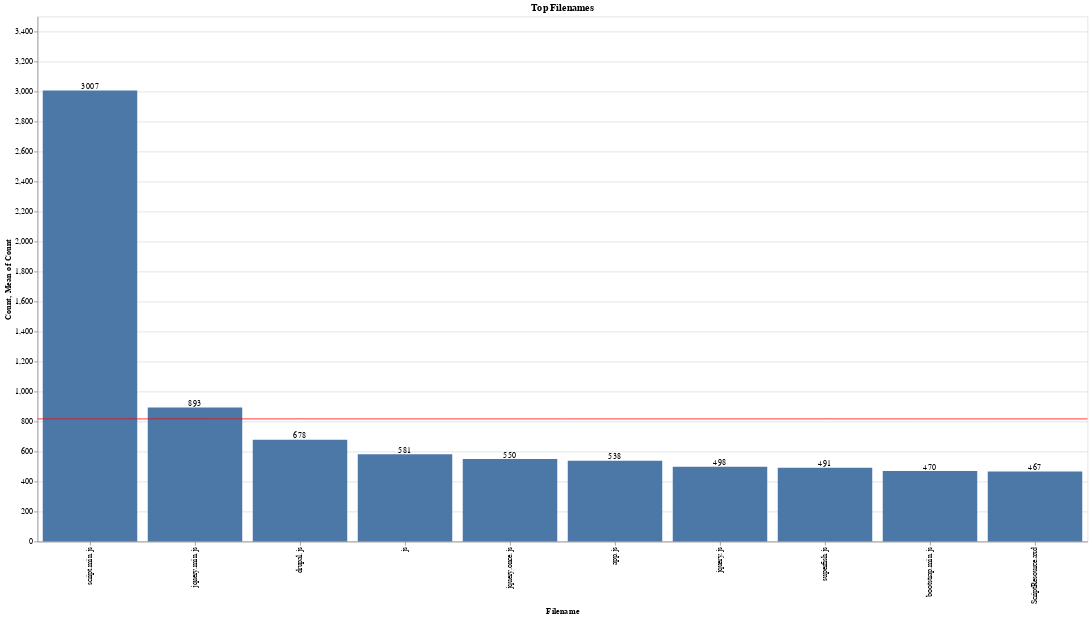

Notebook code for this chart:
### Code cell
top_filenames_altair = (
    js["filename"]
    .value_counts()
    .head(10)
    .rename_axis("Filename")
    .reset_index(name="Count")
)

filenames_bar = (
    alt.Chart(top_filenames_altair)
    .mark_bar()
    .encode(x=alt.X("Filename:O", sort="-y"), y=alt.Y("Count:Q"))
)

filenames_rule = (
    alt.Chart(top_filenames_altair).mark_rule(color="red").encode(y="mean(Count):Q")
)


filenames_text = filenames_bar.mark_text(align="center", baseline="bottom").encode(
    text="Count:Q"
)

(filenames_bar + filenames_rule + filenames_text).properties(
    width=1400, height=700, title="Top Filenames"
)

### Figure 1 — Vega-Lite specification as saved in the notebook (floating-point values rounded to 4 significant figures)
{"config": {"view": {"continuousWidth": 400, "continuousHeight": 300}}, "layer": [{"mark": "bar", "encoding": {"x": {"field": "Filename", "sort": "-y", "type": "ordinal"}, "y": {"field": "Count", "type": "quantitative"}}}, {"mark": {"type": "rule", "color": "red"}, "encoding": {"y": {"aggregate": "mean", "field": "Count", "type": "quantitative"}}}, {"mark": {"type": "text", "align": "center", "baseline": "bottom"}, "encoding": {"text": {"field": "Count", "type": "quantitative"}, "x": {"field": "Filename", "sort": "-y", "type": "ordinal"}, "y": {"field": "Count", "type": "quantitative"}}}], "data": {"name": "data-6627e5e98a6e3c57348069a4d8357437"}, "height": 700, "title": "Top Filenames", "width": 1400, "$schema": "https://vega.github.io/schema/vega-lite/v4.17.0.json", "datasets": {"data-6627e5e98a6e3c57348069a4d8357437": [{"Filename": "script.min.js", "Count": 3007}, {"Filename": "jquery.min.js", "Count": 893}, {"Filename": "drupal.js", "Count": 678}, {"Filename": "js", "Count": 581}, {"Filename": "jquery.once.js", "Count": 550}, {"Filename": "app.js", "Count": 538}, {"Filename": "jquery.js", "Count": 498}, {"Filename": "superfish.js", "Count": 491}, {"Filename": "bootstrap.min.js", "Count": 470}, {"Filename": "ScriptResource.axd", "Count": 467}]}}
